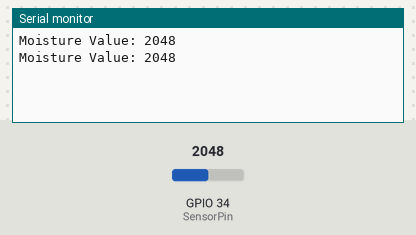
Simulated run of this sketch. Board: ESP32. On the bench: the last lines printed to the serial monitor. The inputs (shaded band) are chosen by the test bench; at power-on: GPIO 34 (SensorPin) = 2048.

Above: at 2.8 s.
2.9 s: GPIO 34 (SensorPin) set to 2866
At 4.7 s:
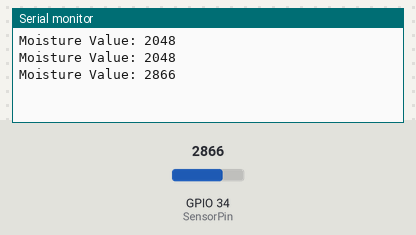
5.6 s: GPIO 34 (SensorPin) set to 3603
At 7.4 s:
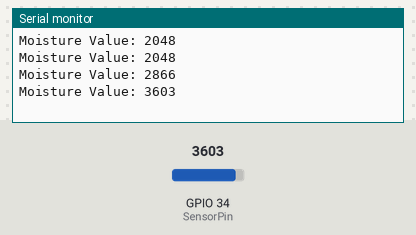
Timing chart, 0 to 8.9 s (numbered marks = the images above; inputs shaded):
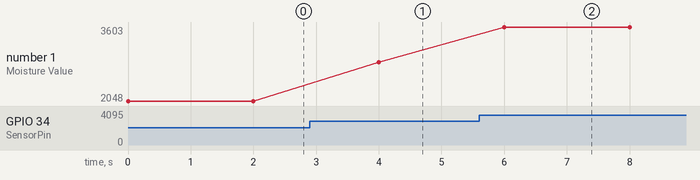

The sketch:

Code_Get_MoistureSensor_Value.ino
```cpp
//Get Capacitive Soil Moisture Sensor V2.0 Reading (MAX & MIN)
//Provide 3.3V across VCC & GND, and connect AOUT pin with D34 of ESP32
//YouTube Video:


#define SensorPin       34  //D34
int     sensorVal;

void setup() {
  // Set up serial monitor
  Serial.begin(115200);
}

void loop() {
  sensorVal = analogRead(SensorPin);
  Serial.print("Moisture Value: ");
  Serial.println(sensorVal);
  delay(2000);
}
```

Measured:
- after the input at 2.9 s, the serial monitor: prints a new line after 1.1 s (image 1)
- after the input at 5.6 s, the serial monitor: prints a new line after 0.40 s (image 2)
- plotted number 1: 2048 → 2866 after the input at 2.9 s, 2866 → 3603 after the input at 5.6 s
